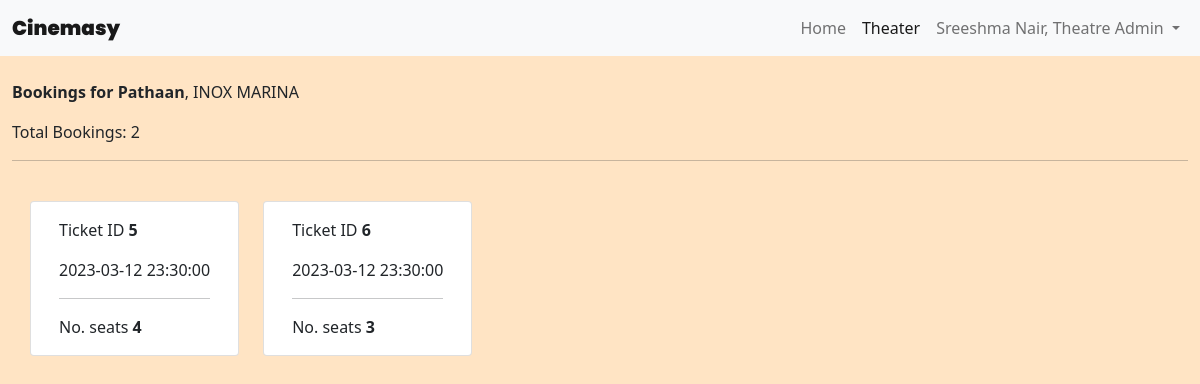
Screenshot of /show_tickets/7 (signed in) with the database file from the repository.
### website/models.py (models this page shows)
class RegisteredUser(db.Model, UserMixin):
    id = db.Column(db.Integer, primary_key=True)
    email = db.Column(db.String(150), unique=True)
    password = db.Column(db.String(150))
    name = db.Column(db.String(150))
    is_theatre_admin = db.Column(db.Boolean)
    is_super_admin = db.Column(db.Boolean)
    theaters = db.relationship('Theaters')
    movies = db.relationship('Movie')
    shows = db.relationship('Show')
    tickets_booked = db.relationship('Ticket')

class Show(db.Model):
    id = db.Column(db.Integer, primary_key=True)
    movie_screened = db.Column(db.Integer, db.ForeignKey('movie.id'))
    theater_screened_in = db.Column(db.Integer, db.ForeignKey('theaters.id'))
    movie = db.Column(db.String(150))
    theater = db.Column(db.String(150))
    theater_address = db.Column(db.String(150))
    theater_address_link = db.Column(db.String(150))
    datetime_screened = db.Column(db.DateTime(timezone=True), default=func.now())
    theater_admin_id = db.Column(db.Integer, db.ForeignKey('registered_user.id'))
    seats_available = db.Column(db.Integer)
    cost_per_seat = db.Column(db.Integer)
    tickets_booked = db.relationship('Ticket')

class Ticket(db.Model):
    id = db.Column(db.Integer, primary_key=True)
    show_booked = db.Column(db.Integer, db.ForeignKey('show.id'))
    movie_booked = db.Column(db.Integer, db.ForeignKey('movie.id'))
    theater_booked = db.Column(db.Integer, db.ForeignKey('theaters.id'))
    user = db.Column(db.Integer, db.ForeignKey('registered_user.id'))
    movie_name = db.Column(db.String(150))
    theater_name = db.Column(db.String(150))
    theater_address = db.Column(db.String(150))
    theater_address_link = db.Column(db.String(150))
    no_of_seats = db.Column(db.Integer)
    total_cost = db.Column(db.Integer)
    show_timinig = db.Column(db.DateTime(timezone=True), default=func.now())

### website/views.py (the view)
@views.route('show_tickets/<int:id>')
@login_required
def show_tickets(id):
    if current_user.is_theatre_admin == True:
        tickets = Ticket.query.filter_by(show_booked=int(id)).all()
        show = Show.query.get(int(id))
        return render_template('show_tickets.html', user=current_user, tickets=tickets, show=show, no_of_tickets=len(tickets))
    else:
        return render_template('home.html', user=current_user, movies=movies)

### website/__init__.py (called while the page is built)
def create_app():
    app = Flask(__name__)
    app.config['SECRET_KEY'] = 'secret key'
    app.config['SQLALCHEMY_DATABASE_URI'] = 'sqlite:///' + DB_NAME
    db.init_app(app)
    from .views import views
    from .auth import auth
    app.register_blueprint(views, url_prefix='/')
    app.register_blueprint(auth, url_prefix='/')
    from .models import RegisteredUser, Theaters, Movie, Show
    with app.app_context():
        db.create_all()
    login_manager = LoginManager()
    login_manager.login_view = 'auth.login'
    login_manager.init_app(app)
    @login_manager.user_loader
    def load_user(id):
        return RegisteredUser.query.get(int(id))
    return app

### website/templates/show_tickets.html (shortened to what this page needs)
{% extends "base.html" %}
{% block content %}
<nav class="navbar navbar-expand-lg navbar-light bg-light">
    <div class="container-fluid">
      <a class="navbar-brand" style="font-weight: 1000; font-family: 'Poppins', sans-serif" href="#">Cinemasy</a>
      <div class="collapse navbar-collapse d-md-flex justify-content-md-end" id="navbarNavDropdown">
        <ul class="navbar-nav navbar-nav mr-auto">
          <li class="nav-item">
            <a class="nav-link" aria-current="page" href="/">Home</a>
          </li>
          {% if user.is_authenticated %}
          <li class="nav-item">
            {% if user.is_theatre_admin %}
              <a class="nav-link active" href="/my_theaters">Theater</a>
          </li>
          {% elif user.is_super_admin %}
          <a class="nav-link" href="/movies">Movies</a>
          {% else %}
          <a class="nav-link" href="/my_tickets">My Tickets</a>
          {% endif %}
          {% endif %}
          {% if user.is_authenticated %}
          <li class="nav-item dropdown">
            <a class="nav-link dropdown-toggle" href="#" id="navbarDropdown" role="button" data-bs-toggle="dropdown" aria-expanded="false">
              {% if user.is_theatre_admin %}
                {{ user.name }}, Theatre Admin
              {% elif user.is_super_admin %}
                {{ user.name }}, Super Admin
              {% else %}
                {{ user.name }}
              {% endif %}
            </a>
          </li>
          {% else %}
          <li class="nav-item justify-content-end">
            <a class="nav-link" href="/login">Login</a>
          </li>
          {% endif %}
        </ul>
      </div>
    </div>
  </nav>
<div class="container-fluid align-self-center">
    <br/><p><strong >Bookings for {{ show.movie }}</strong>, {{ show.theater }}</p>
    <p>Total Bookings: {{ no_of_tickets }}</p><hr/>
    <div class="container pt-4 pb-4">
        <div class="row row-cols-auto">
        {% for ticket in tickets %}
        <div class="card" style="margin-right:24px">
            <div class="card-body">
              <p class="card-text">Ticket ID <strong>{{ ticket.id }}</strong></p>
              <p class="card-text">{{ ticket.show_timinig }}</p>
              <hr/>
              <p class="card-text">No. seats <strong>{{ ticket.no_of_seats }}</strong></p>
            </div>
          </div>
        {% endfor %}
        </div>
      </div>
    </div>
{% endblock %}

### website/templates/base.html (style rules this page uses)
body { background-color: bisque; }

### rows the page displays
RegisteredUser: name "Sreeshma Nair"
Show: movie "Pathaan", theater "INOX MARINA"
Ticket: id "5", show_timinig "2023-03-12 23:30:00", no_of_seats "4"
Ticket: id "6", show_timinig "2023-03-12 23:30:00", no_of_seats "3"

### other values shown
{{ no_of_tickets }} "2"
